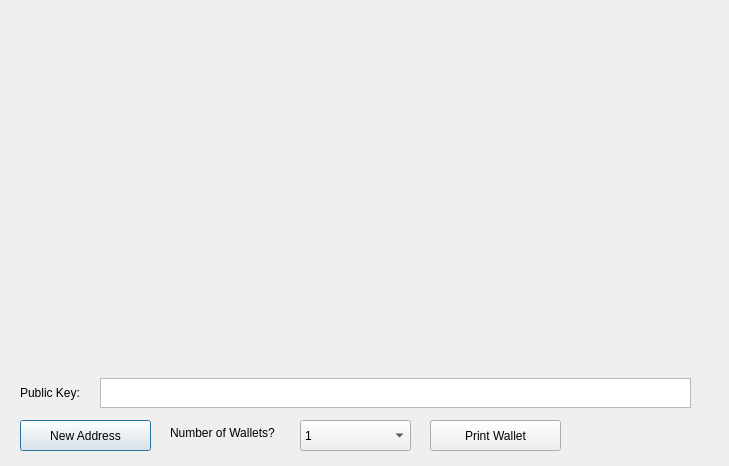
<?xml version="1.0" encoding="UTF-8"?>
<ui version="4.0">
 <class>PaperWalletDialog</class>
 <widget class="QDialog" name="PaperWalletDialog">
  <property name="geometry">
   <rect>
    <x>0</x>
    <y>0</y>
    <width>729</width>
    <height>466</height>
   </rect>
  </property>
  <property name="windowTitle">
   <string>Print Your Paper Wallets</string>
  </property>
  <widget class="QLabel" name="privateKeyQRCode">
   <property name="geometry">
    <rect>
     <x>524</x>
     <y>159</y>
     <width>149</width>
     <height>149</height>
    </rect>
   </property>
   <property name="text">
    <string/>
   </property>
   <property name="scaledContents">
    <bool>true</bool>
   </property>
  </widget>
  <widget class="QLabel" name="addressQRCode">
   <property name="geometry">
    <rect>
     <x>60</x>
     <y>40</y>
     <width>120</width>
     <height>120</height>
    </rect>
   </property>
   <property name="text">
    <string/>
   </property>
   <property name="scaledContents">
    <bool>true</bool>
   </property>
  </widget>
  <widget class="QPushButton" name="getNewAddress">
   <property name="geometry">
    <rect>
     <x>20</x>
     <y>420</y>
     <width>131</width>
     <height>31</height>
    </rect>
   </property>
   <property name="text">
    <string>New Address</string>
   </property>
   <property name="icon">
    <iconset resource="../feathercoin.qrc">
     <normaloff>:/icons/add</normaloff>:/icons/add</iconset>
   </property>
  </widget>
  <widget class="QLabel" name="paperTemplate">
   <property name="geometry">
    <rect>
     <x>20</x>
     <y>10</y>
     <width>675</width>
     <height>362</height>
    </rect>
   </property>
   <property name="text">
    <string notr="true"/>
   </property>
   <property name="pixmap">
    <pixmap resource="../feathercoin.qrc">:/images/paper_wallet</pixmap>
   </property>
  </widget>
  <widget class="VerticalLabel" name="addressText">
   <property name="geometry">
    <rect>
     <x>212</x>
     <y>20</y>
     <width>31</width>
     <height>341</height>
    </rect>
   </property>
   <property name="font">
    <font>
     <family>Monospace</family>
     <pointsize>12</pointsize>
     <weight>75</weight>
     <italic>false</italic>
     <bold>true</bold>
    </font>
   </property>
   <property name="text">
    <string/>
   </property>
   <property name="alignment">
    <set>Qt::AlignCenter</set>
   </property>
   <property name="textInteractionFlags">
    <set>Qt::TextSelectableByKeyboard|Qt::TextSelectableByMouse</set>
   </property>
  </widget>
  <widget class="VerticalLabel" name="privateKeyText">
   <property name="geometry">
    <rect>
     <x>500</x>
     <y>10</y>
     <width>31</width>
     <height>361</height>
    </rect>
   </property>
   <property name="font">
    <font>
     <family>Monospace</family>
     <pointsize>8</pointsize>
     <weight>50</weight>
     <italic>false</italic>
     <bold>false</bold>
    </font>
   </property>
   <property name="text">
    <string/>
   </property>
   <property name="scaledContents">
    <bool>true</bool>
   </property>
   <property name="alignment">
    <set>Qt::AlignCenter</set>
   </property>
   <property name="textInteractionFlags">
    <set>Qt::TextSelectableByKeyboard|Qt::TextSelectableByMouse</set>
   </property>
  </widget>
  <widget class="QPushButton" name="printButton">
   <property name="geometry">
    <rect>
     <x>430</x>
     <y>420</y>
     <width>131</width>
     <height>31</height>
    </rect>
   </property>
   <property name="text">
    <string>Print Wallet</string>
   </property>
   <property name="icon">
    <iconset resource="../feathercoin.qrc">
     <normaloff>:/icons/receiving_addresses</normaloff>:/icons/receiving_addresses</iconset>
   </property>
  </widget>
  <widget class="QDialogButtonBox" name="buttonBox">
   <property name="geometry">
    <rect>
     <x>580</x>
     <y>420</y>
     <width>111</width>
     <height>31</height>
    </rect>
   </property>
   <property name="standardButtons">
    <set>QDialogButtonBox::NoButton</set>
   </property>
   <property name="centerButtons">
    <bool>true</bool>
   </property>
  </widget>
  <widget class="QLabel" name="label">
   <property name="geometry">
    <rect>
     <x>170</x>
     <y>420</y>
     <width>131</width>
     <height>26</height>
    </rect>
   </property>
   <property name="text">
    <string>Number of Wallets?</string>
   </property>
  </widget>
  <widget class="QComboBox" name="walletCount">
   <property name="geometry">
    <rect>
     <x>300</x>
     <y>420</y>
     <width>111</width>
     <height>31</height>
    </rect>
   </property>
   <property name="editable">
    <bool>false</bool>
   </property>
   <item>
    <property name="text">
     <string>1</string>
    </property>
   </item>
   <item>
    <property name="text">
     <string>2</string>
    </property>
   </item>
   <item>
    <property name="text">
     <string>3</string>
    </property>
   </item>
   <item>
    <property name="text">
     <string>4</string>
    </property>
   </item>
   <item>
    <property name="text">
     <string>5</string>
    </property>
   </item>
   <item>
    <property name="text">
     <string>6</string>
    </property>
   </item>
   <item>
    <property name="text">
     <string>7</string>
    </property>
   </item>
   <item>
    <property name="text">
     <string>8</string>
    </property>
   </item>
   <item>
    <property name="text">
     <string>9</string>
    </property>
   </item>
   <item>
    <property name="text">
     <string>10</string>
    </property>
   </item>
   <item>
    <property name="text">
     <string>11</string>
    </property>
   </item>
   <item>
    <property name="text">
     <string>12</string>
    </property>
   </item>
  </widget>
  <widget class="QTextEdit" name="publicKey">
   <property name="geometry">
    <rect>
     <x>100</x>
     <y>378</y>
     <width>591</width>
     <height>30</height>
    </rect>
   </property>
   <property name="undoRedoEnabled">
    <bool>false</bool>
   </property>
   <property name="readOnly">
    <bool>true</bool>
   </property>
   <property name="html">
    <string>&lt;!DOCTYPE HTML PUBLIC &quot;-//W3C//DTD HTML 4.0//EN&quot; &quot;http://www.w3.org/TR/REC-html40/strict.dtd&quot;&gt;
&lt;html&gt;&lt;head&gt;&lt;meta name=&quot;qrichtext&quot; content=&quot;1&quot; /&gt;&lt;style type=&quot;text/css&quot;&gt;
p, li { white-space: pre-wrap; }
&lt;/style&gt;&lt;/head&gt;&lt;body style=&quot; font-family:'Noto Sans'; font-size:10pt; font-weight:400; font-style:normal;&quot;&gt;
&lt;p style=&quot;-qt-paragraph-type:empty; margin-top:0px; margin-bottom:0px; margin-left:0px; margin-right:0px; -qt-block-indent:0; text-indent:0px; font-family:'Sans Serif'; font-size:9pt;&quot;&gt;&lt;br /&gt;&lt;/p&gt;&lt;/body&gt;&lt;/html&gt;</string>
   </property>
   <property name="acceptRichText">
    <bool>false</bool>
   </property>
  </widget>
  <widget class="QLabel" name="label_2">
   <property name="geometry">
    <rect>
     <x>20</x>
     <y>380</y>
     <width>91</width>
     <height>26</height>
    </rect>
   </property>
   <property name="text">
    <string>Public Key:</string>
   </property>
  </widget>
  <zorder>getNewAddress</zorder>
  <zorder>paperTemplate</zorder>
  <zorder>addressQRCode</zorder>
  <zorder>privateKeyQRCode</zorder>
  <zorder>addressText</zorder>
  <zorder>privateKeyText</zorder>
  <zorder>printButton</zorder>
  <zorder>buttonBox</zorder>
  <zorder>label</zorder>
  <zorder>walletCount</zorder>
  <zorder>publicKey</zorder>
  <zorder>label_2</zorder>
 </widget>
 <customwidgets>
  <customwidget>
   <class>VerticalLabel</class>
   <extends>QLabel</extends>
   <header>verticallabel.h</header>
  </customwidget>
 </customwidgets>
 <resources>
  <include location="../feathercoin.qrc"/>
 </resources>
 <connections>
  <connection>
   <sender>buttonBox</sender>
   <signal>rejected()</signal>
   <receiver>PaperWalletDialog</receiver>
   <slot>close()</slot>
   <hints>
    <hint type="sourcelabel">
     <x>650</x>
     <y>408</y>
    </hint>
    <hint type="destinationlabel">
     <x>357</x>
     <y>214</y>
    </hint>
   </hints>
  </connection>
 </connections>
</ui>
